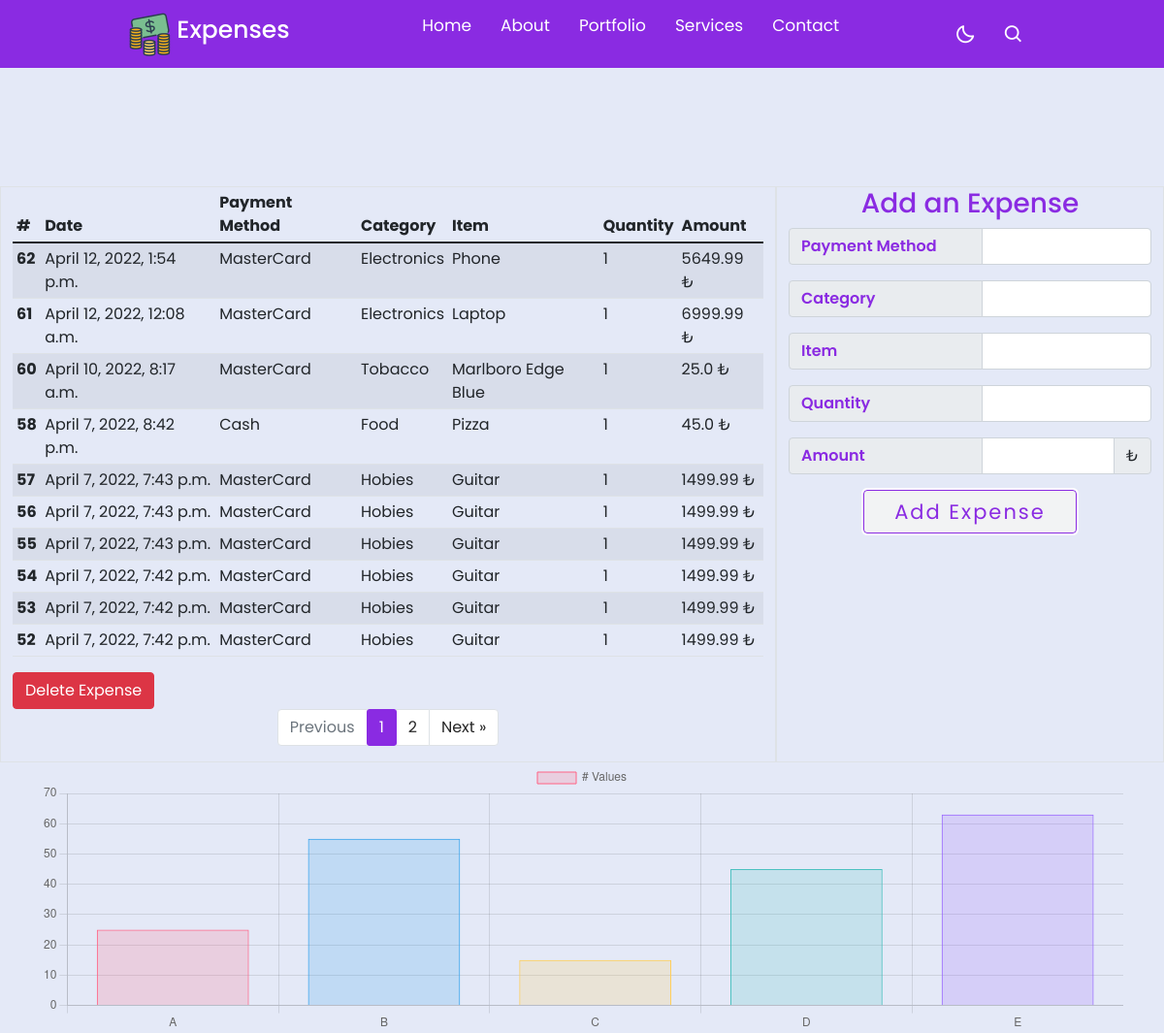
The page / on the database its author committed.
### core/models.py (models this page shows, shortened)
class Expenses(models.Model):
    payment_method = models.CharField(max_length=15, verbose_name='Odeme Yontemi')
    category = models.CharField(max_length=15, verbose_name='Kategori')
    item = models.CharField(max_length=25, verbose_name='Item')
    quantity = models.SmallIntegerField(verbose_name='Adet')
    amount = models.FloatField(verbose_name='Tutar')
    date = models.DateTimeField(auto_now_add=True, verbose_name='Tarih')
    check = models.BooleanField(default=False, verbose_name='Secim')
    class Meta:
        verbose_name = 'Expense'
        verbose_name_plural = 'Expenses'

### core/views.py (the view, shortened to what this page needs)
# urls.py: 2. Add a URL to urlpatterns:  path('', views.home, name='home')
def home(request):
    expenses = Expenses.objects.all().order_by('-date')
    page = request.GET.get('page', 1)
    paginator = Paginator(expenses, 10)
    try:
        expenses = paginator.page(page)
    except PageNotAnInteger:
        expenses = paginator.page(1)
    except EmptyPage:
        expenses = paginator.page(paginator.num_pages)
    categories = Expenses.objects.values_list('category', flat=True).distinct()
    amount = Expenses.objects.filter(category='Electronics').aggregate(Sum('amount'))
    print(amount)
    content = {
        'expenses': expenses,
        'categories' : categories
            }
    return render(request, 'core/home.html', content)

### templates/core/home.html (shortened to what this page needs)
{% extends 'layout.html' %}
{% load static %}
{% block content %}
	<br><br><br><br>
	<div class="container-fluid">
		<div class="row">
			<div class="col-sm col-8 border">
				<table id="table" class="table table-sm table-striped">
						{% if expenses %}
						<thead>
							<tr>
								<th scope="col">#</th>
								<th scope="col">Date</th>
								<th scope="col">Payment Method</th>
								<th scope="col">Category</th>
								<th scope="col">Item</th>
								<th scope="col">Quantity</th>
								<th scope="col">Amount</th>
							</tr>
						</thead>
						{% endif %}
						<tbody>
							{% if expenses %}
							{% for expense in expenses %}
							<tr>
								<th scope="row">{{ expense.id }}</th>
								<td>{{ expense.date }}</td>
								<td>{{ expense.payment_method }}</td>
								<td>{{ expense.category }}</td>
								<td>{{ expense.item }}</td>
								<td>{{ expense.quantity }}</td>
								<td id='amont'>{{ expense.amount }} ₺</td>
							</tr>
							{% endfor %}
							{% else %}
							<div class="alert alert-warning">
								<p class="text-center text-danger fs-3">EMPTY!</p>
							</div>
							{% endif %}
						</tbody>
					</table>
					{% if expenses %}
					<div><a id="delete-button" href="{% url 'delete' %}" class="btn btn-danger">Delete Expense</a></div>
					{% endif %}
					<div class="container">
						{% if expenses.has_other_pages %}
						<nav aria-label="..." style="border: none; padding: 0px; margin: 0px auto;">
							<ul class="pagination justify-content-center">
								{% if expenses.has_previous %}
								<li class="page-item">
									<a class="page-link" href="?page={{expenses.previous_page_number}}" tabindex="-1" aria-disabled="true">
										<span aria-hidden="true">&laquo; Previous</span>
									</a>
								</li>
								{% else %}
								<li class="page-item disabled">
									<a class="page-link" href="#" tabindex="-1" aria-disabled="true">Previous</a>
								</li>
								{% endif %}
								{% for i in expenses.paginator.page_range %}
									{% if expenses.number == i %}
									<li class="page-item active" id="active-item" aria-current="page">
										<a class="page-link" href="?page={{i}}">{{i}}</a>
									</li>
									{% else %}
									<li class="page-item">
										<a class="page-link" href="?page={{i}}">{{i}}</a>
									</li>
									{% endif %}
								{% endfor %}
								{% if expenses.has_next %}
									<li class="page-item">
										<a class="page-link" href="?page={{expenses.next_page_number}}">
											Next <span aria-hidden="true">&raquo;</span>
										</a>
									</li>
								{% else %}
									<li class="page-item disabled">
										<a class="page-link" href="#" tabindex="-1" aria-disabled="true">Next</a>
									</li>
								{% endif %}
							</ul>
						</nav>
						{% endif %}
					</div>
			</div>
			<div class="col-sm-4 border">
				<div class="header"><h3>Add an Expense</h3></div>
				<form action="#" method="post">
				<div class="input-group mb-3">
					<span class="input-group-text" id="basic-addon1">Payment Method</span>
					<input type="text" class="form-control" name="payment_method" aria-label="Payment_Method" aria-describedby="basic-addon1" required>
				</div>
				<div class="input-group mb-3">
					<span class="input-group-text" id="basic-addon2">Category</span>
					<input type="text" class="form-control" name="category" aria-label="Category" aria-describedby="basic-addon2" required>
				</div>
				<div class="input-group mb-3">
					<span class="input-group-text" id="basic-addon3">Item</span>
					<input type="text" class="form-control" name="item" aria-label="Item" aria-describedby="basic-addon3" required>
				</div>
				<div class="input-group mb-3">
					<span class="input-group-text" id="basic-addon4">Quantity</span>
					<input type="number" class="form-control" name="quantity" aria-label="Quantity" aria-describedby="basic-addon4" required>
				</div>
				<div class="input-group mb-3">
					<span class="input-group-text" id="basic-addon5">Amount</span>
					<input type="text" class="form-control" name="amount" aria-label="Amount" aria-describedby="basic-addon5" required>
					<span class="input-group-text">₺</span>
				</div>
				<div class="input-group mb-3">
					<button id="addExpense" class="btn btn-success mx-auto" data-bs-toggle="modal" data-bs-target="#exampleModal">Add Expense</button>
				</div>
				</form>
			</div>
		</div>
		<div class="container">
		<div class="row">
			<div class="col-md">
				<canvas id="barChart" width="200" height="50"></canvas>
				<script>
					var ctx = document.getElementById('barChart');
					var myChart = new Chart(ctx, {
			    		type: 'bar',
			    		data: {
						labels: ['A','B','C','D', 'E'],
			        	datasets: [{
			            label: '# Values',
			            data: [25, 55, 15, 45, 63],
			            backgroundColor: [
			                'rgba(255, 99, 132, 0.2)',
			                'rgba(54, 162, 235, 0.2)',
			                'rgba(255, 206, 86, 0.2)',
			                'rgba(75, 192, 192, 0.2)',
			                'rgba(153, 102, 255, 0.2)',
			                'rgba(255, 159, 64, 0.2)',
							'rgba(16, 252, 52, 0.2 )',
			            ],
			            borderColor: [
			                'rgba(255, 99, 132, 1)',
			                'rgba(54, 162, 235, 1)',
			                'rgba(255, 206, 86, 1)',
			                'rgba(75, 192, 192, 1)',
			                'rgba(153, 102, 255, 1)',
			                'rgba(255, 159, 64, 1)',
							'rgba(16, 252, 52, 1)',
			            ],
			            borderWidth: 1
			        }]
			    },
			    options: {
			        scales: {
			            y: {
			                beginAtZero: true
			            }
			        }
			    }
			});
			</script>
			</div>
		</div>
	</div>
	</div>
{% endblock %}

### templates/layout.html (shortened to what this page needs)
{% load static %}
<!DOCTYPE html>
<html lang="en">
<head>
	<link rel="stylesheet" href="https://cdnjs.cloudflare.com/ajax/libs/font-awesome/4.7.0/css/font-awesome.min.css">
	<link href="https://cdn.jsdelivr.net/npm/bootstrap@5.1.3/dist/css/bootstrap.min.css" rel="stylesheet">
	<link href='https://unpkg.com/boxicons@2.1.1/css/boxicons.min.css' rel='stylesheet'>
	{% if request.path == '/' %}
	<link href="{% static 'css/style.css' %}" rel="stylesheet">
	<link href="{% static 'css/home.css' %}" rel="stylesheet">
	{% endif %}
</head>
<body id="body">
	<header>
		{% include 'partials/_navbar.html' %}
   	</header>
	<main>
		{% include 'partials/_alert.html' %}
		{% block content %}
		{% endblock %}
	</main>
	</body>
</html>

### templates/partials/_navbar.html (shortened to what this page needs)
{% load static %}
<nav id="nav">
    <div class="nav-bar">
		<span class="logo navLogo">
			<img src="{% static 'img/logo.png' %}">
			<a href="{% url 'home' %}">Expenses</a>
		</span>
        <div class="menu">
            <ul class="nav-links">
				<li><a href="{% url 'home' %}">Home</a></li>
                <li><a href="#">About</a></li>
                <li><a href="#">Portfolio</a></li>
                <li><a href="#">Services</a></li>
                <li><a href="#">Contact</a></li>
            </ul>
        </div>
            <div class="darkLight-searchBox">
                <div class="dark-light">
                    <i class='bx bx-moon moon'></i>
                </div>
                <div class="searchBox">
                   <div class="searchToggle">
                    <i class='bx bx-search search'></i>
                   </div>
                </div>
            </div>
        </div>
</nav>

### templates/partials/_alert.html (shortened to what this page needs)
<br><br><br><br>

### static/css/style.css (style rules this page uses)
* { margin: 0; padding: 0; box-sizing: border-box; font-family: 'Poppins', sans-serif; transition: all 0.4s ease;; }
:root { --body-color: #E4E9F7; --nav-color: blueviolet; --side-nav: #010718; --text-color: #FFF; --search-bar: #F2F2F2; --search-text: #010718; }
body { height: 100vh; background-color: var(--body-color); }
#nav { position: fixed; top: 0; left: 0; height: 70px; width: 100%; background-color: var(--nav-color); z-index: 100; }
#nav .nav-bar { position: relative; height: 100%; max-width: 1000px; width: 100%; background-color: var(--nav-color); margin: 0 auto; padding: 0 30px; display: flex; align-items: center; justify-content: space-between; }
#nav .nav-bar .logo a { font-size: 25px; font-weight: 500; color: var(--text-color); text-decoration: none; }
.nav-bar .nav-links { display: flex; align-items: center; }
.nav-bar .nav-links li { margin: 0 5px; list-style: none; }
.nav-links li a { position: relative; font-size: 17px; font-weight: 400; color: var(--text-color); text-decoration: none; padding: 10px; }
.nav-links li a::before { content: ''; position: absolute; left: 50%; bottom: 0; transform: translateX(-50%); height: 6px; width: 6px; border-radius: 50%; background-color: var(--text-color); opacity: 0; transition: all 0.3s ease; }
.nav-bar .darkLight-searchBox { display: flex; align-items: center; }
.darkLight-searchBox .dark-light, .darkLight-searchBox .searchToggle { height: 40px; width: 40px; display: flex; align-items: center; justify-content: center; margin: 0 5px; }
.dark-light i, .searchToggle i { position: absolute; color: var(--text-color); font-size: 22px; cursor: pointer; transition: all 0.3s ease; }
.searchBox { position: relative; }

### static/css/home.css (style rules this page uses)
body { border: none; margin: 0px auto; padding: 0; font-family: -apple-system, BlinkMacSystemFont, 'Segoe UI', Roboto, Oxygen, Ubuntu, Cantarell, 'Open Sans', 'Helvetica Neue', sans-serif; }
#basic-addon1, #basic-addon2, #basic-addon3, #basic-addon4, #basic-addon5 { width: 200px; color: blueviolet; font-weight: 600; }
.header { color: blueviolet; text-align: center; }
#addExpense { letter-spacing: 2px; outline: 2px solid #fff; position: relative; overflow: hidden; transition: color 1s; background-color: #f2f3f4; color: blueviolet; border: 1px solid blueviolet; width: 220px; font-size: 21px; }
#addExpense::before { content: ''; position: absolute; top: 0; left: -50px; width: 0; height: 100%; background-color: blueviolet; transform: skewX(35deg); z-index: -1; transition: width 1s; }
#active-item .page-link { background-color: blueviolet; border: 1px solid blueviolet; border-radius: 3px; }
.page-item .page-link { color: #262626; }

### rows shown on the page
Expenses: id "62", date "April 12, 2022, 1:54 p.m.", payment_method "MasterCard", category "Electronics", item "Phone", quantity "1", amount "5649.99"
Expenses: id "61", date "April 12, 2022, 12:08 a.m.", payment_method "MasterCard", category "Electronics", item "Laptop", quantity "1", amount "6999.99"
Expenses: id "60", date "April 10, 2022, 8:17 a.m.", payment_method "MasterCard", category "Tobacco", item "Marlboro Edge Blue", quantity "1", amount "25.0"
Expenses: id "58", date "April 7, 2022, 8:42 p.m.", payment_method "Cash", category "Food", item "Pizza", quantity "1", amount "45.0"
Expenses: id "57", date "April 7, 2022, 7:43 p.m.", payment_method "MasterCard", category "Hobies", item "Guitar", quantity "1", amount "1499.99"
Expenses: id "56", date "April 7, 2022, 7:43 p.m.", payment_method "MasterCard", category "Hobies", item "Guitar", quantity "1", amount "1499.99"
Expenses: id "55", date "April 7, 2022, 7:43 p.m.", payment_method "MasterCard", category "Hobies", item "Guitar", quantity "1", amount "1499.99"
Expenses: id "54", date "April 7, 2022, 7:42 p.m.", payment_method "MasterCard", category "Hobies", item "Guitar", quantity "1", amount "1499.99"
Expenses: id "53", date "April 7, 2022, 7:42 p.m.", payment_method "MasterCard", category "Hobies", item "Guitar", quantity "1", amount "1499.99"
Expenses: id "52", date "April 7, 2022, 7:42 p.m.", payment_method "MasterCard", category "Hobies", item "Guitar", quantity "1", amount "1499.99"

### other values the page prints
{{ i }} "1"
{{ i }} "2"
